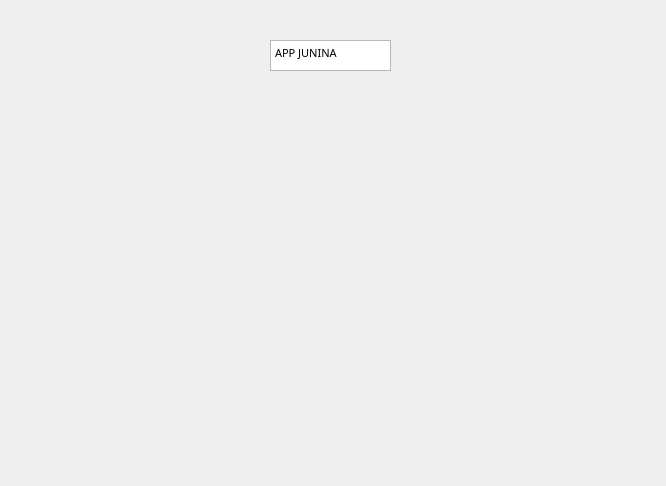
<?xml version="1.0" encoding="UTF-8"?>
<ui version="4.0">
 <class>Form</class>
 <widget class="QWidget" name="Form">
  <property name="geometry">
   <rect>
    <x>0</x>
    <y>0</y>
    <width>666</width>
    <height>486</height>
   </rect>
  </property>
  <property name="windowTitle">
   <string>Form</string>
  </property>
  <widget class="QTextBrowser" name="textBrowser">
   <property name="geometry">
    <rect>
     <x>270</x>
     <y>40</y>
     <width>121</width>
     <height>31</height>
    </rect>
   </property>
   <property name="font">
    <font>
     <family>Publica Play</family>
    </font>
   </property>
   <property name="locale">
    <locale language="Portuguese" country="Brazil"/>
   </property>
   <property name="frameShadow">
    <enum>QFrame::Sunken</enum>
   </property>
   <property name="html">
    <string>&lt;!DOCTYPE HTML PUBLIC &quot;-//W3C//DTD HTML 4.0//EN&quot; &quot;http://www.w3.org/TR/REC-html40/strict.dtd&quot;&gt;
&lt;html&gt;&lt;head&gt;&lt;meta name=&quot;qrichtext&quot; content=&quot;1&quot; /&gt;&lt;style type=&quot;text/css&quot;&gt;
p, li { white-space: pre-wrap; }
&lt;/style&gt;&lt;/head&gt;&lt;body style=&quot; font-family:'Publica Play'; font-size:8.25pt; font-weight:400; font-style:normal;&quot;&gt;
&lt;p style=&quot; margin-top:0px; margin-bottom:0px; margin-left:0px; margin-right:0px; -qt-block-indent:0; text-indent:0px;&quot;&gt;&lt;span style=&quot; font-family:'MS Shell Dlg 2';&quot;&gt;APP JUNINA&lt;/span&gt;&lt;/p&gt;&lt;/body&gt;&lt;/html&gt;</string>
   </property>
  </widget>
 </widget>
 <resources/>
 <connections/>
</ui>
